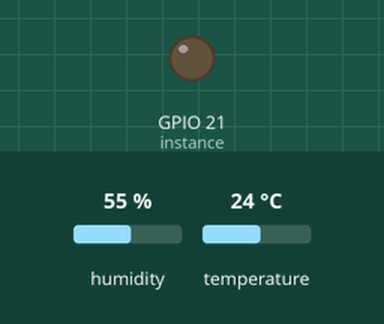
A program run on a simulated Raspberry Pi (BCM pin numbers). On the bench: output pins drawn as LEDs (lit = HIGH). The inputs (shaded band) are chosen by the test bench; at power-on: humidity 55 %, temperature 24 °C. Library files of the repository ran but are not shown: dht11.py. At 0.1 s the program stops and its outputs stay as they are.

Above: at 0.1 s.
Timing chart, 0 to 1.6 s (numbered marks = the images above):
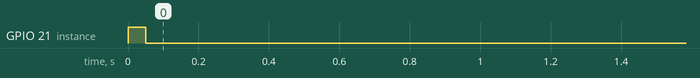

The program:

dh11_check_optimal_condition.py
```python
import RPi.GPIO as GPIO
import dht11
import time
import Emailsending

# initialize GPIO
GPIO.setwarnings(False)
GPIO.setmode(GPIO.BCM)
# GPIO.cleanup()

# read data using Pin GPIO21
instance = dht11.DHT11(pin=21)

class DH11_Optimal:

    def dh11_Check_optimal_condition_method(self):

        self.result = instance.read()
        if self.result.is_valid():

            self.temp = self.result.temperature
            self.humid = self.result.humidity
            self.M = f"Temp: {self.result.temperature} C" + ' '+f"Humid: {self.result.humidity}% \n"

#             print(f"Temp: {self.result.temperature} C" + ' '+f"Humid: {self.result.humidity}% \n" )
#             if  self.temp > 23 and self.temp <30:
#                 self.T = "Temperature is optimal for farming \n"
#                 self.TFlag = 1
#             else:
#                 self.T = "Temperature is \"not\" optimal for farming \n"
#                 self.TFlag = 0
#             print(self.T)
#             print(f"Temp Flag = {self.TFlag} \n")
#             if self.humid>65 and self.humid<85:
#                 self.H = "humidity is optimal for farming \n"
#                 self.HFlag = 1
#             else:
#                 self.H ="humidity is \"not\" optimal for farming \n"
#                 self.HFlag = 0
#             print(self.H)
#             print(f"Humid Flag = {self.HFlag} \n")
            # Emailsending.sender.sendmail( "mado10398@gmail.com", "DH 11", f"{self.M} \n {self.T} \n {self.H}")


    # def dh11_optimal_flag(self, flag):
    #     self.dh11_flag = flag
    #     return self.dh11_flag

DH11_opject = DH11_Optimal()
DH11_opject.dh11_Check_optimal_condition_method()
```

Emailsending.py
```python
import smtplib


# Email Variables
SMTP_SERVER = 'smtp.gmail.com'  # Email Server (don't change!)
SMTP_PORT = 587  # Server Port (don't change!)
# change this to match your gmail account
GMAIL_USERNAME = 'hfgraduationproject@gmail.com'
GMAIL_PASSWORD = 'HF1234567!'  # change this to match your gmail password


class Emailer:
    def sendmail(self, recipient, subject, content):

        # Create Headers
        headers = ["From: " + GMAIL_USERNAME, "Subject: " + subject, "To: " + recipient,
                   "MIME-Version: 1.0", "Content-Type: text/html"]
        headers = "\r\n".join(headers)

        # Connect to Gmail Server
        session = smtplib.SMTP(SMTP_SERVER, SMTP_PORT)
        session.ehlo()
        session.starttls()
        session.ehlo()

        # Login to Gmail
        session.login(GMAIL_USERNAME, GMAIL_PASSWORD)

        # Send Email & Exit
        session.sendmail(GMAIL_USERNAME, recipient,
                         headers + "\r\n\r\n" + content)
        session.quit


sender = Emailer()


# sendTo = 'anotheremail@email.com'
# emailSubject = "Hello World"
# emailContent = "This is a test of my Emailer Class"


# Sends an email to the "sendTo" address with the specified "emailSubject" as the subject and "emailContent" as the email content.
#sender.sendmail("mohameddeveloper98@gmail.com", "sensor data", dh11_instance_result.final_result())
# sender.sendmail("mokhtar200678@gmail.com", "sensor data",
#                 dh11_instance_result.dh11_instance_result())
# sender.sendmail("newmody_98@hotmail.com", "sensor data",
#                 dh11_instance_result.dh11_instance_result())
```
